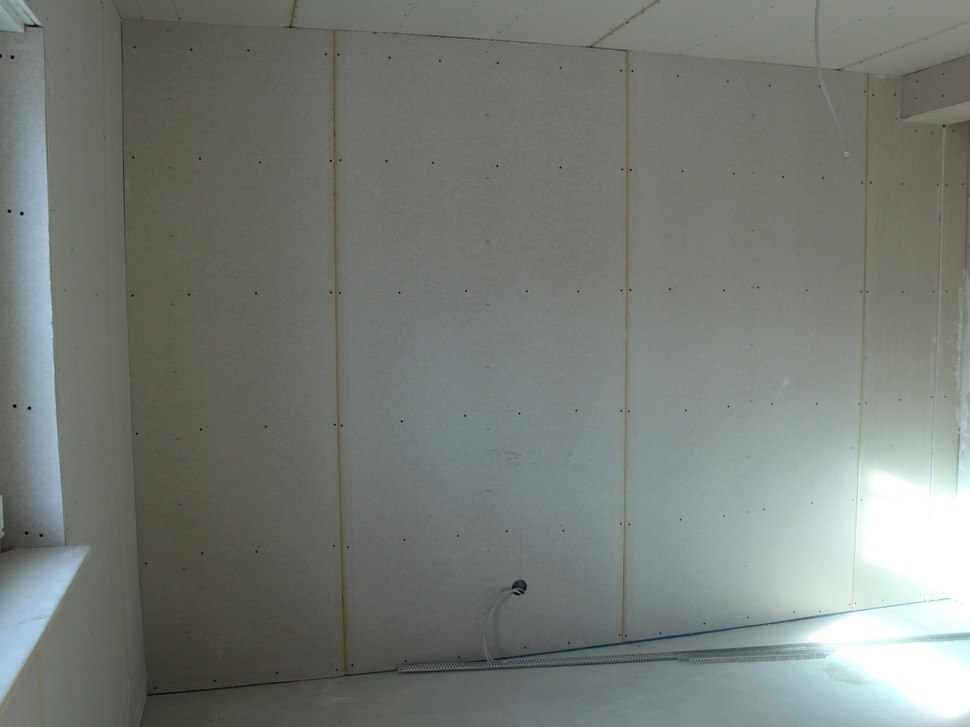
#> input picture synthetic_data/TF Object Detection/TrainSet/1_1_1_11_1_1_1_1_1_1_1_1_1_2_1_1.jpg, 970 x 727 px, shrunk from 4000 x 3000 before the run
$ python -i utlis_Angepasst.py   (imports and definitions only)
#> lines starting #> are read from the running program, lines starting #| are printed output that depends on the picture; after the words box and inside, x2 and y2 are one past the last pixel; in counts of white or black regions, pixels touching at a corner belong together
#> further down, picture is the input picture: shape (727, 970, 3); mean B, G, R 118.4, 123.5, 118.5
import cv2
from cv2 import GaussianBlur
from cv2 import Canny
import numpy as np

#Notiz Nicolas ist COOOL

def getContours(img,cThr=[100,100], showCanny=True, minArea=1000, filter=0, draw=False): #100,100 Verändern für Edge Detection bei Canny #ShowCanny=True für Vorschau #Filter für geometrische Figuren
    #Bildbearbeitung
#> called with showCanny = True, minArea = 1000, filter = 0, draw = False
    imgGray = cv2.cvtColor(img, cv2.COLOR_BGR2GRAY) #Bild wird schwarz weiß
    imgBlur=cv2.GaussianBlur(imgGray,(5,5),1) #Kernel 5*5
    imgCanny=cv2.Canny(imgBlur,cThr[0], cThr[1]) #Cannyfilter mit Werten aus Header
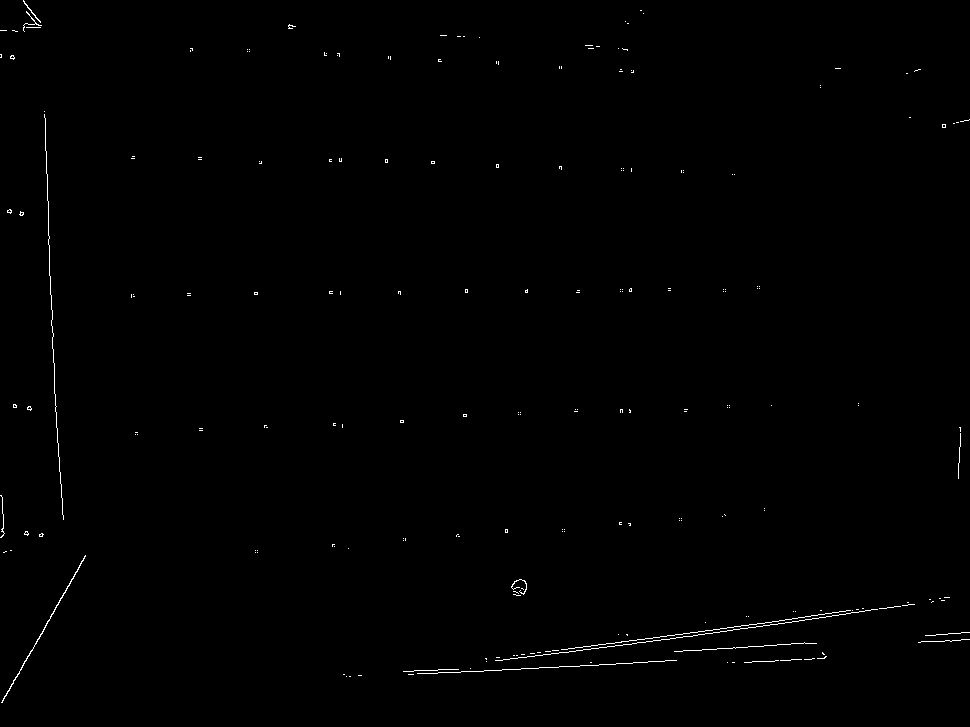
#> imgCanny: shape (727, 970); 0.42% white in thin lines or dots
    #Smoothing der Kanten
    kernel= np.ones((5,5)) #Neues Array 5*5 groß
    imgDial = cv2.dilate(imgCanny,kernel,iterations=3) #Neues Bild, welches verwässert ist
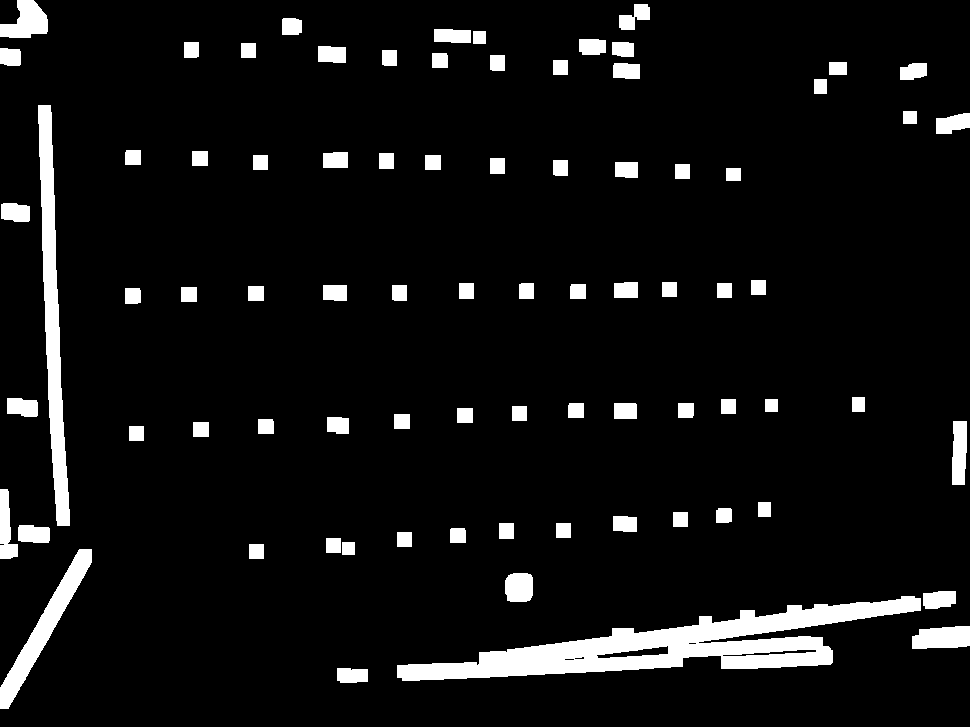
#> imgDial: shape (727, 970); 7% white; 80 white regions, largest, box (x1, y1, x2, y2) and area: (397, 596, 921, 681) 15624, (38, 105, 70, 526) 5748, (0, 549, 92, 709) 3083
    imgThre=cv2.erode(imgDial,kernel,iterations=2) #Neues Bild, welches verschlankt ist
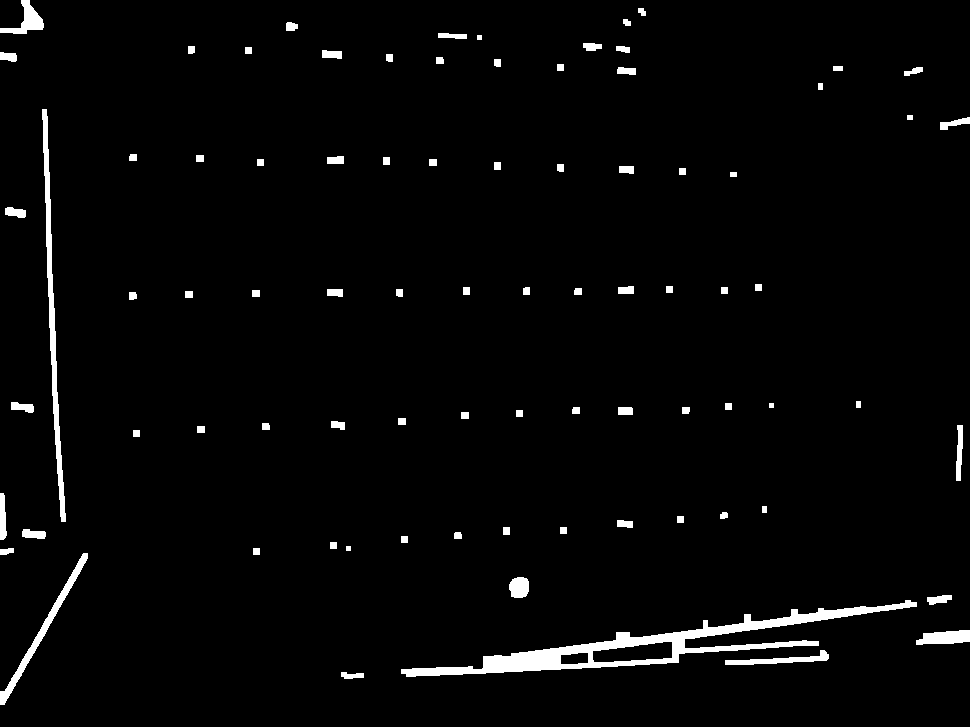
#> imgThre: shape (727, 970); 2.6% white; 83 white regions
    if showCanny:
         #cv2.imshow('Canny', imgCanny)
         cv2.imwrite("F:\\Projektseminar\\Edge Detection\\Kanten2.jpg", imgCanny)

    contours,hierarchy= cv2.findContours(imgThre,cv2.RETR_EXTERNAL,cv2.CHAIN_APPROX_SIMPLE) #Extrahiert die Koordinaten der Eckpunkte in ein Array [] final Contours; Filter für bestimmte Formen
#> contours = 83 contours, 3 with area under 20; largest, box (x1, y1, x2, y2) and area: (401, 600, 917, 677) 7550, (42, 109, 66, 522) 1771, (0, 553, 88, 705) 1029, (916, 630, 970, 645) 540, (0, 0, 44, 34) 528
    #print("contours ist",contours)
    finalContours= []
    for i in contours: #i ist jede einzelne Kante [(i),(i),(i)]
        area=cv2.contourArea(i) #Area ist Float
        if area > minArea:
            peri=cv2.arcLength(i,True) #True weil Area geschlossen ist; gibt Länge zurück [Float]
            approx =cv2.approxPolyDP(i,0.02*peri,True) #0.02 ist die Resolution; approximiert die Form
            bbox=cv2.boundingRect(approx) #Überlagert rechteckige Bounding Box
            if filter >0:
                if len(approx) == filter:
                    finalContours.append([len(approx), area, approx, bbox, i])
            else:
                finalContours.append([len(approx), area, approx, bbox, i]) #Dimensionen sind Länge, Fläche, Approx (array), BBOX (Array), i (Array)
#> this loop made 83 passes
#> (area, peri, approx, bbox) on passes 4, 7, 63: (7549.5, 1452.4, [[916, 602], [401, 673], [818, 645], [684, 639]], (401, 602, 516, 72)), (1029, 381.1, [[87, 553], [0, 704]], (0, 553, 88, 152)), (1771, 847.7, [[42, 109], [65, 521]], (42, 109, 24, 413))
#> area on passes 1, 2, 3, 5, 6, 9: 90, 465, 540, 139, 322.5, 59.5
#> after the loop, finalContours = 3 items
    finalContours = sorted(finalContours,key= lambda x:x[1], reverse=True) #Reverse=True für Absteigend
    if draw:
        for con in finalContours:
            cv2.drawContours(img,con[4],-1,(0,0,255),3) #Farbe (Rot); Dicke (3); er malt i weil 4. Eintrag in Final Contours

    return img, finalContours, imgCanny

def reorder(myPoints):
    #print(myPoints.shape)
    myPointsNew=np.zeros_like(myPoints) #nimmt myPoints und überschreibt es mit Nullen
    myPoints=myPoints.reshape((4,2)) #Konvertierung in 4x2 Matrix
    add=myPoints.sum(1)
    myPointsNew[0]=myPoints[np.argmin(add)]
    myPointsNew[3]=myPoints[np.argmax(add)]
    diff = np.diff(myPoints,axis=1)
    myPointsNew[1]=myPoints[np.argmin(diff)]
    myPointsNew[2]=myPoints[np.argmax(diff)]
    return myPointsNew

def warpImg (img,points,w,h): #Höhe und Breite des Bilds
    # print(points)
    #print(points)
    points=reorder(points)
    pts1=np.float32(points)
    pts2= np.float32([[0,0],[w,0],[0,h],[w,h]])
    matrix=cv2.getPerspectiveTransform(pts1,pts2)
    imgWarp= cv2.warpPerspective(img,matrix,(w,h)) #w,h, sollen die letztendliche Image Size sein: bei uns nicht
    return(imgWarp)
    #Hier wird noch Padding genutzt um die Bildränder zu verkleinern aber für uns irrelevant minute:41

def findDis(pts1,pts2):
    return ((pts2[0]-pts1[0])**2+(pts2[1]-pts1[1])**2)**0.5 #Distanz der Linie

>>> import cv2
>>> picture = cv2.imread('TF Object Detection/TrainSet/1_1_1_11_1_1_1_1_1_1_1_1_1_2_1_1.jpg')
>>> result = getContours(picture)

$ run again, on synthetic_data/TF Object Detection/TrainSet/1_1_1_21_1_1_1_1_1_1_1_1_1_1_1_1.jpg
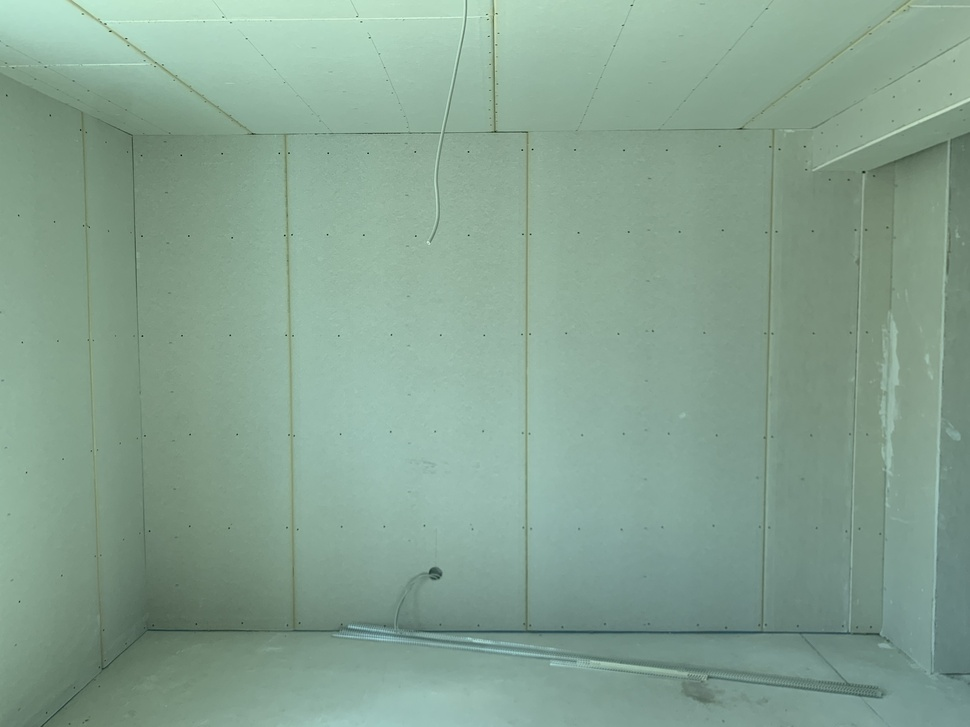
#> input picture synthetic_data/TF Object Detection/TrainSet/1_1_1_21_1_1_1_1_1_1_1_1_1_1_1_1.jpg, 970 x 727 px, shrunk from 4000 x 3000 before the run
#> picture is the input picture: shape (727, 970, 3); mean B, G, R 145, 161.9, 133.5
#> in getContours, `imgCanny=cv2.Canny(imgBlur,cThr[0], cThr[1])`:
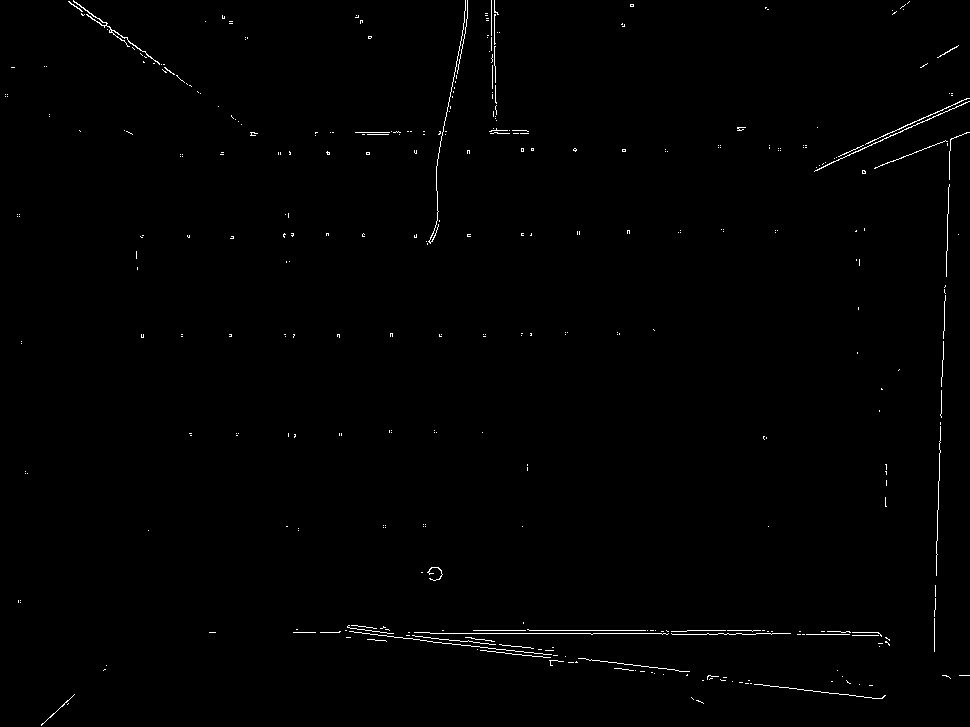
#> imgCanny: shape (727, 970); 0.66% white in thin lines or dots
#> imgDial: shape (727, 970); 10.1% white; 101 white regions, largest, box (x1, y1, x2, y2) and area: (287, 616, 896, 705) 19200, (856, 126, 970, 658) 8966, (408, 0, 474, 251) 4434
#> in getContours, `imgThre=cv2.erode(imgDial,kernel,iterations=2)`:
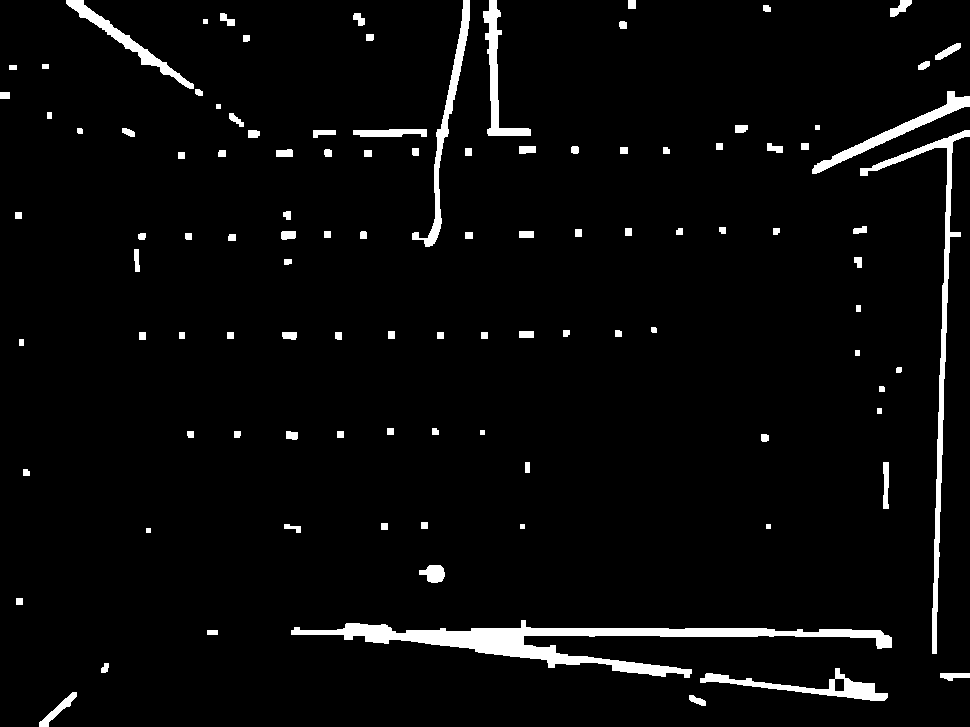
#> imgThre: shape (727, 970); 3.9% white; 107 white regions
#> contours = 107 contours, 7 with area under 20; largest, box (x1, y1, x2, y2) and area: (291, 620, 892, 678) 7466, (860, 130, 970, 654) 2814, (412, 0, 470, 247) 1618, (700, 668, 888, 701) 1558, (812, 91, 970, 174) 1550
#> the loop in getContours, `for i in contours:` made 107 passes
#> (area, peri, approx, bbox) on passes 4, 7, 78: (1557.5, 447.3, [[887, 697], [839, 668], [828, 689], [700, 678]], (700, 668, 188, 30)), (7465.5, 1704.1, [[291, 630], [684, 677], [523, 636], [891, 647]], (291, 630, 601, 48)), (2813.5, 1313.7, [[969, 130], [860, 168], [947, 148], [932, 653]], (860, 130, 110, 524))
#> after the loop in getContours, `for i in contours:`: finalContours = 7 items

$ run again, on synthetic_data/TF Object Detection/TrainSet/1_1_2_17_1_1_1_1_1_1_1_1_1_2_1_1.jpg
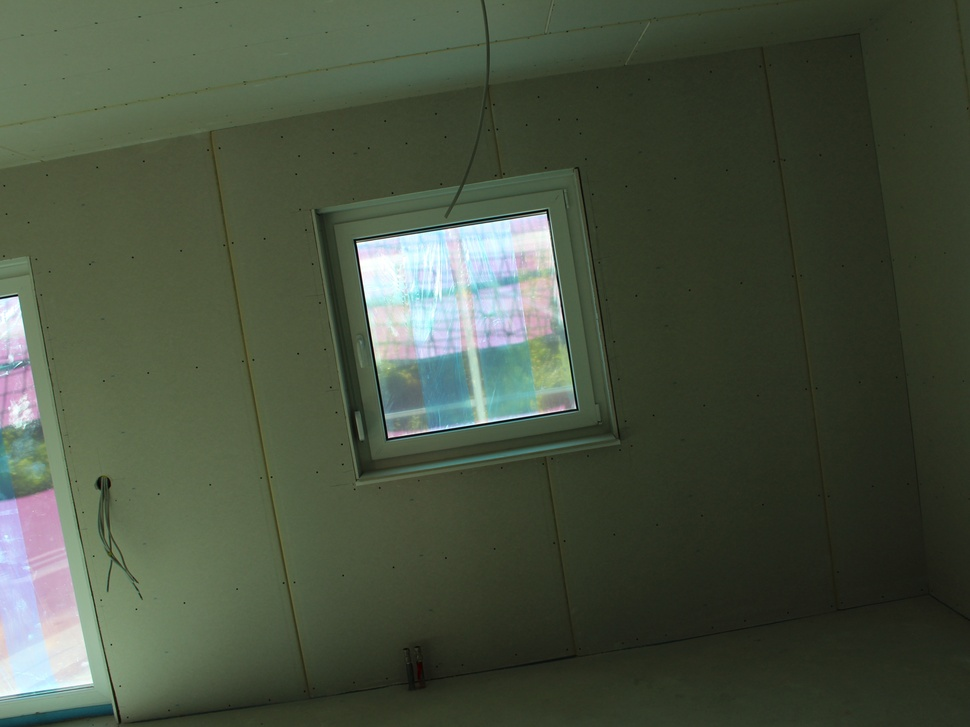
#> input picture synthetic_data/TF Object Detection/TrainSet/1_1_2_17_1_1_1_1_1_1_1_1_1_2_1_1.jpg, 970 x 727 px, shrunk from 4000 x 3000 before the run
#> picture is the input picture: shape (727, 970, 3); mean B, G, R 64, 81.6, 72.2
#> in getContours, `imgCanny=cv2.Canny(imgBlur,cThr[0], cThr[1])`:
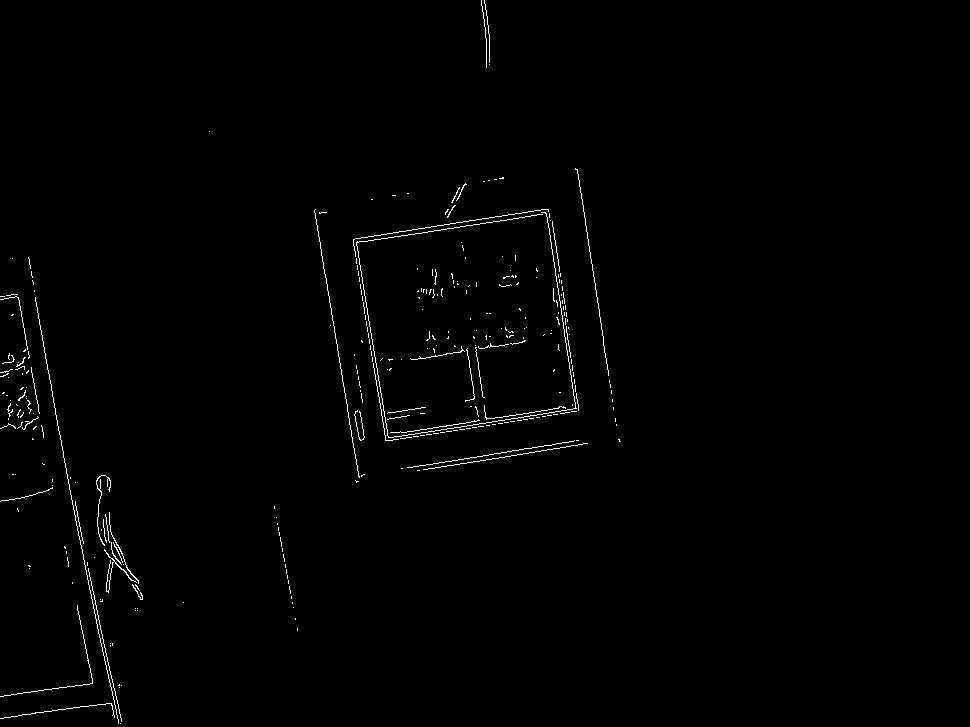
#> imgCanny: shape (727, 970); 0.8% white in thin lines or dots, all inside (x1, y1, x2, y2) = (0, 0, 621, 724)
#> imgDial: shape (727, 970); 10% white; 23 white regions, largest, box (x1, y1, x2, y2) and area: (308, 177, 585, 489) 29150, (0, 251, 149, 727) 23762, (569, 162, 623, 432) 3969
#> in getContours, `imgThre=cv2.erode(imgDial,kernel,iterations=2)`:
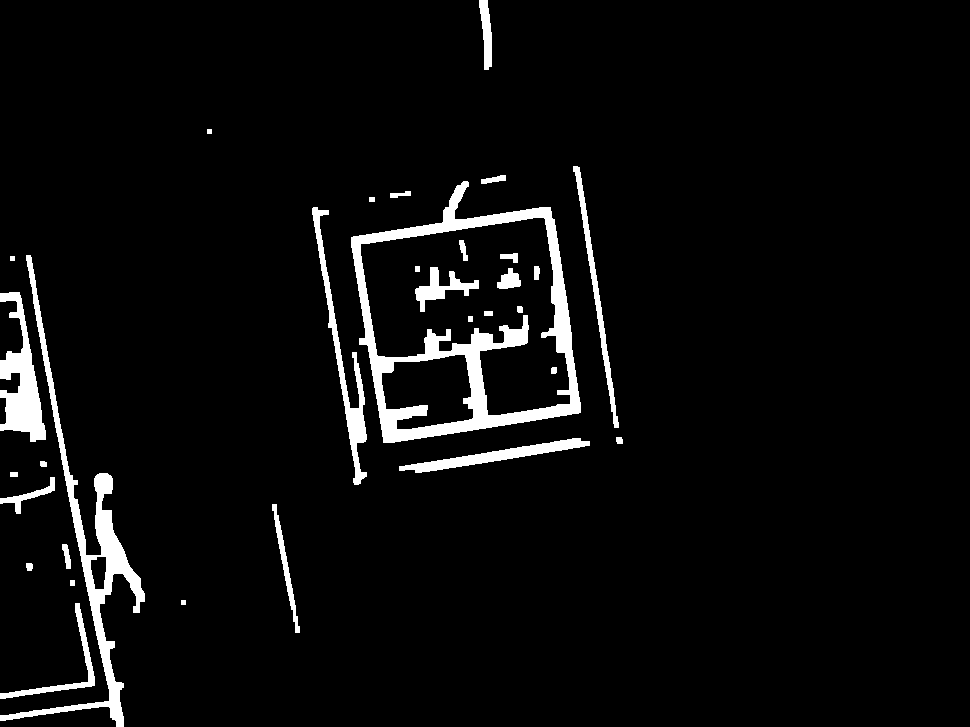
#> imgThre: shape (727, 970); 4.7% white; 32 white regions
#> contours = 22 contours, 3 with area under 20; largest, box (x1, y1, x2, y2) and area: (351, 181, 581, 443) 42730, (0, 255, 145, 727) 6354, (0, 292, 46, 442) 2992, (312, 207, 367, 485) 2068, (399, 438, 590, 473) 1613
#> the loop in getContours, `for i in contours:` made 22 passes
#> (area, peri, approx, bbox) on passes 10, 15, 20: (1613, 416, [[589, 441], [399, 470]], (399, 441, 191, 30)), (2067.5, 771, [[313, 207], [358, 484], [352, 352], [350, 408]], (313, 207, 46, 278)), (1173, 566.3, [[573, 166], [618, 427]], (573, 166, 46, 262))
#> after the loop in getContours, `for i in contours:`: finalContours = 6 items
